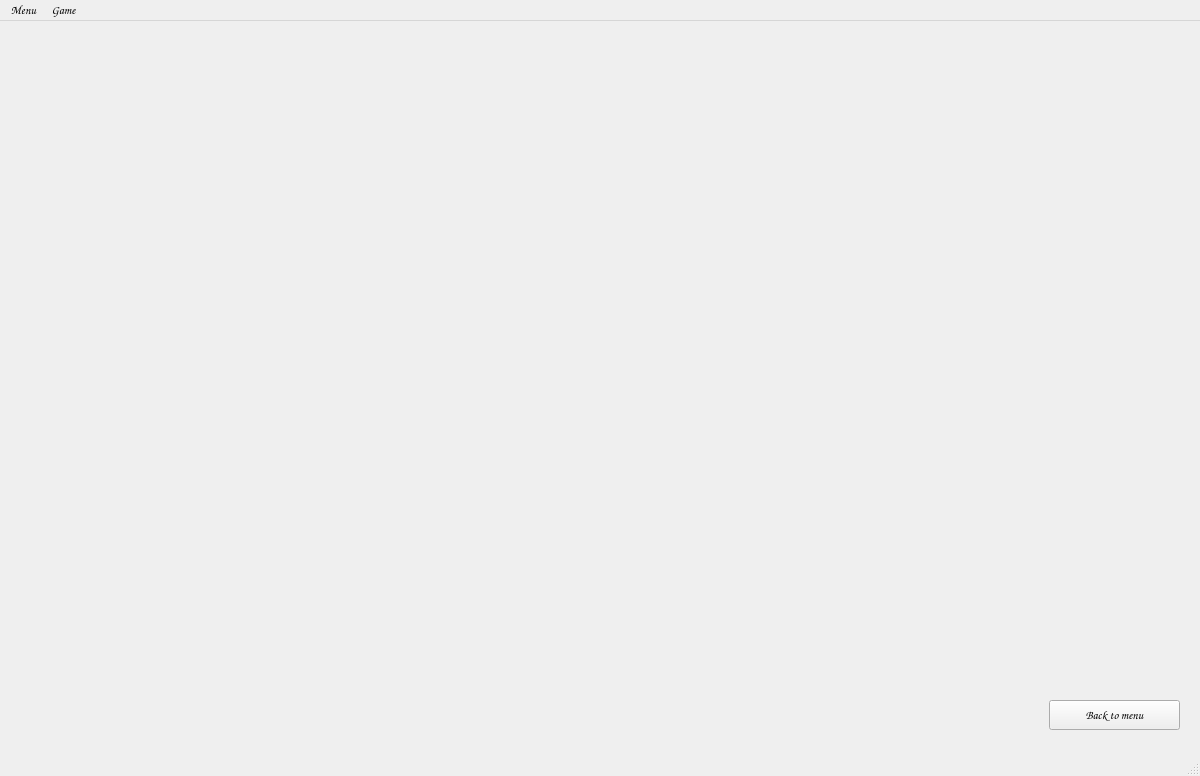
<?xml version="1.0" encoding="UTF-8"?>
<ui version="4.0">
 <class>MainWindow</class>
 <widget class="QMainWindow" name="MainWindow">
  <property name="geometry">
   <rect>
    <x>0</x>
    <y>0</y>
    <width>1200</width>
    <height>776</height>
   </rect>
  </property>
  <property name="sizePolicy">
   <sizepolicy hsizetype="Preferred" vsizetype="Preferred">
    <horstretch>0</horstretch>
    <verstretch>0</verstretch>
   </sizepolicy>
  </property>
  <property name="font">
   <font>
    <family>Comic Sans MS</family>
   </font>
  </property>
  <property name="windowTitle">
   <string>Solitaire</string>
  </property>
  <widget class="QWidget" name="centralwidget">
   <property name="minimumSize">
    <size>
     <width>1200</width>
     <height>600</height>
    </size>
   </property>
   <layout class="QHBoxLayout" name="horizontalLayout">
    <item>
     <widget class="QStackedWidget" name="stackedWidget">
      <property name="currentIndex">
       <number>2</number>
      </property>
      <widget class="QWidget" name="mainMenuPage">
       <layout class="QHBoxLayout" name="horizontalLayout_7">
        <item>
         <widget class="QGroupBox" name="groupBox">
          <property name="sizePolicy">
           <sizepolicy hsizetype="Fixed" vsizetype="Preferred">
            <horstretch>0</horstretch>
            <verstretch>0</verstretch>
           </sizepolicy>
          </property>
          <property name="minimumSize">
           <size>
            <width>400</width>
            <height>0</height>
           </size>
          </property>
          <property name="baseSize">
           <size>
            <width>0</width>
            <height>0</height>
           </size>
          </property>
          <property name="font">
           <font>
            <family>Comic Sans MS</family>
            <pointsize>27</pointsize>
           </font>
          </property>
          <property name="title">
           <string>Soliatire</string>
          </property>
          <property name="alignment">
           <set>Qt::AlignmentFlag::AlignHCenter|Qt::AlignmentFlag::AlignTop</set>
          </property>
          <property name="flat">
           <bool>false</bool>
          </property>
          <property name="checkable">
           <bool>false</bool>
          </property>
          <layout class="QVBoxLayout" name="verticalLayout">
           <item>
            <spacer name="verticalSpacer_2">
             <property name="orientation">
              <enum>Qt::Orientation::Vertical</enum>
             </property>
             <property name="sizeType">
              <enum>QSizePolicy::Policy::Preferred</enum>
             </property>
             <property name="sizeHint" stdset="0">
              <size>
               <width>20</width>
               <height>120</height>
              </size>
             </property>
            </spacer>
           </item>
           <item>
            <widget class="QPushButton" name="startGameButton">
             <property name="font">
              <font>
               <family>Comic Sans MS</family>
               <pointsize>21</pointsize>
              </font>
             </property>
             <property name="layoutDirection">
              <enum>Qt::LayoutDirection::LeftToRight</enum>
             </property>
             <property name="text">
              <string>Start Game</string>
             </property>
             <property name="iconSize">
              <size>
               <width>30</width>
               <height>30</height>
              </size>
             </property>
            </widget>
           </item>
           <item>
            <spacer name="verticalSpacer_3">
             <property name="orientation">
              <enum>Qt::Orientation::Vertical</enum>
             </property>
             <property name="sizeType">
              <enum>QSizePolicy::Policy::Fixed</enum>
             </property>
             <property name="sizeHint" stdset="0">
              <size>
               <width>20</width>
               <height>40</height>
              </size>
             </property>
            </spacer>
           </item>
           <item>
            <widget class="QPushButton" name="settingsButton">
             <property name="font">
              <font>
               <family>Comic Sans MS</family>
               <pointsize>21</pointsize>
              </font>
             </property>
             <property name="text">
              <string>Settings</string>
             </property>
             <property name="checkable">
              <bool>false</bool>
             </property>
            </widget>
           </item>
           <item>
            <spacer name="verticalSpacer">
             <property name="orientation">
              <enum>Qt::Orientation::Vertical</enum>
             </property>
             <property name="sizeType">
              <enum>QSizePolicy::Policy::Expanding</enum>
             </property>
             <property name="sizeHint" stdset="0">
              <size>
               <width>20</width>
               <height>200</height>
              </size>
             </property>
            </spacer>
           </item>
           <item>
            <widget class="QPushButton" name="quitButton">
             <property name="text">
              <string>Quit</string>
             </property>
            </widget>
           </item>
           <item>
            <spacer name="verticalSpacer_4">
             <property name="orientation">
              <enum>Qt::Orientation::Vertical</enum>
             </property>
             <property name="sizeType">
              <enum>QSizePolicy::Policy::Fixed</enum>
             </property>
             <property name="sizeHint" stdset="0">
              <size>
               <width>20</width>
               <height>30</height>
              </size>
             </property>
            </spacer>
           </item>
          </layout>
         </widget>
        </item>
       </layout>
      </widget>
      <widget class="QWidget" name="settingsPage">
       <layout class="QHBoxLayout" name="horizontalLayout_6">
        <item>
         <widget class="QGroupBox" name="groupBox_2">
          <property name="sizePolicy">
           <sizepolicy hsizetype="Fixed" vsizetype="Preferred">
            <horstretch>0</horstretch>
            <verstretch>0</verstretch>
           </sizepolicy>
          </property>
          <property name="minimumSize">
           <size>
            <width>500</width>
            <height>0</height>
           </size>
          </property>
          <property name="title">
           <string>Settings</string>
          </property>
          <layout class="QVBoxLayout" name="verticalLayout_2">
           <item>
            <widget class="QLabel" name="label">
             <property name="text">
              <string>Game Style</string>
             </property>
            </widget>
           </item>
           <item>
            <layout class="QHBoxLayout" name="horizontalLayout_4">
             <item>
              <spacer name="horizontalSpacer_4">
               <property name="orientation">
                <enum>Qt::Orientation::Horizontal</enum>
               </property>
               <property name="sizeType">
                <enum>QSizePolicy::Policy::Fixed</enum>
               </property>
               <property name="sizeHint" stdset="0">
                <size>
                 <width>20</width>
                 <height>20</height>
                </size>
               </property>
              </spacer>
             </item>
             <item>
              <widget class="QRadioButton" name="klondikeButton">
               <property name="text">
                <string>Klondike</string>
               </property>
               <property name="checked">
                <bool>true</bool>
               </property>
              </widget>
             </item>
            </layout>
           </item>
           <item>
            <layout class="QHBoxLayout" name="horizontalLayout_5">
             <item>
              <spacer name="horizontalSpacer_3">
               <property name="orientation">
                <enum>Qt::Orientation::Horizontal</enum>
               </property>
               <property name="sizeType">
                <enum>QSizePolicy::Policy::Fixed</enum>
               </property>
               <property name="sizeHint" stdset="0">
                <size>
                 <width>20</width>
                 <height>20</height>
                </size>
               </property>
              </spacer>
             </item>
             <item>
              <widget class="QRadioButton" name="mode2Button">
               <property name="text">
                <string>Mode 2</string>
               </property>
              </widget>
             </item>
            </layout>
           </item>
           <item>
            <widget class="QLabel" name="label_2">
             <property name="text">
              <string>Other</string>
             </property>
            </widget>
           </item>
           <item>
            <layout class="QHBoxLayout" name="horizontalLayout_3">
             <item>
              <spacer name="horizontalSpacer_2">
               <property name="orientation">
                <enum>Qt::Orientation::Horizontal</enum>
               </property>
               <property name="sizeType">
                <enum>QSizePolicy::Policy::Fixed</enum>
               </property>
               <property name="sizeHint" stdset="0">
                <size>
                 <width>20</width>
                 <height>20</height>
                </size>
               </property>
              </spacer>
             </item>
             <item>
              <widget class="QCheckBox" name="hintsCheck">
               <property name="text">
                <string>Hints</string>
               </property>
              </widget>
             </item>
            </layout>
           </item>
           <item>
            <layout class="QHBoxLayout" name="horizontalLayout_2">
             <item>
              <spacer name="horizontalSpacer">
               <property name="orientation">
                <enum>Qt::Orientation::Horizontal</enum>
               </property>
               <property name="sizeType">
                <enum>QSizePolicy::Policy::Expanding</enum>
               </property>
               <property name="sizeHint" stdset="0">
                <size>
                 <width>40</width>
                 <height>20</height>
                </size>
               </property>
              </spacer>
             </item>
             <item>
              <widget class="QPushButton" name="exitSettingsButton">
               <property name="text">
                <string>Exit</string>
               </property>
              </widget>
             </item>
            </layout>
           </item>
          </layout>
         </widget>
        </item>
       </layout>
      </widget>
      <widget class="QWidget" name="gamePage">
       <widget class="QPushButton" name="gameToMenuButton">
        <property name="geometry">
         <rect>
          <x>1040</x>
          <y>670</y>
          <width>131</width>
          <height>30</height>
         </rect>
        </property>
        <property name="text">
         <string>Back to menu</string>
        </property>
       </widget>
      </widget>
     </widget>
    </item>
   </layout>
  </widget>
  <widget class="QStatusBar" name="statusbar"/>
  <widget class="QMenuBar" name="menuBar">
   <property name="geometry">
    <rect>
     <x>0</x>
     <y>0</y>
     <width>1200</width>
     <height>26</height>
    </rect>
   </property>
   <property name="defaultUp">
    <bool>false</bool>
   </property>
   <widget class="QMenu" name="menuMenu">
    <property name="title">
     <string>Menu</string>
    </property>
    <addaction name="actionQuit"/>
    <addaction name="actionFullscreen"/>
   </widget>
   <widget class="QMenu" name="menuGame">
    <property name="enabled">
     <bool>true</bool>
    </property>
    <property name="title">
     <string>Game</string>
    </property>
    <addaction name="actionNew_Game"/>
   </widget>
   <addaction name="menuMenu"/>
   <addaction name="menuGame"/>
  </widget>
  <action name="actionQuitNewGame">
   <property name="text">
    <string>New game</string>
   </property>
  </action>
  <action name="actionQuit">
   <property name="text">
    <string>Quit</string>
   </property>
  </action>
  <action name="actionFullscreen">
   <property name="text">
    <string>Fullscreen</string>
   </property>
   <property name="shortcut">
    <string>Alt+Return</string>
   </property>
  </action>
  <action name="actionNew_Game">
   <property name="enabled">
    <bool>true</bool>
   </property>
   <property name="text">
    <string>New Game</string>
   </property>
   <property name="shortcut">
    <string>Shift+R</string>
   </property>
  </action>
 </widget>
 <resources/>
 <connections/>
</ui>
